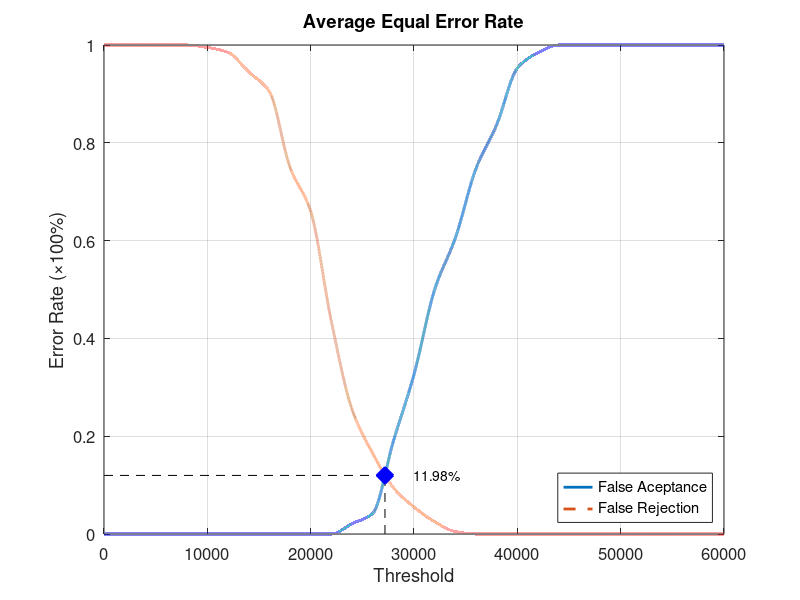
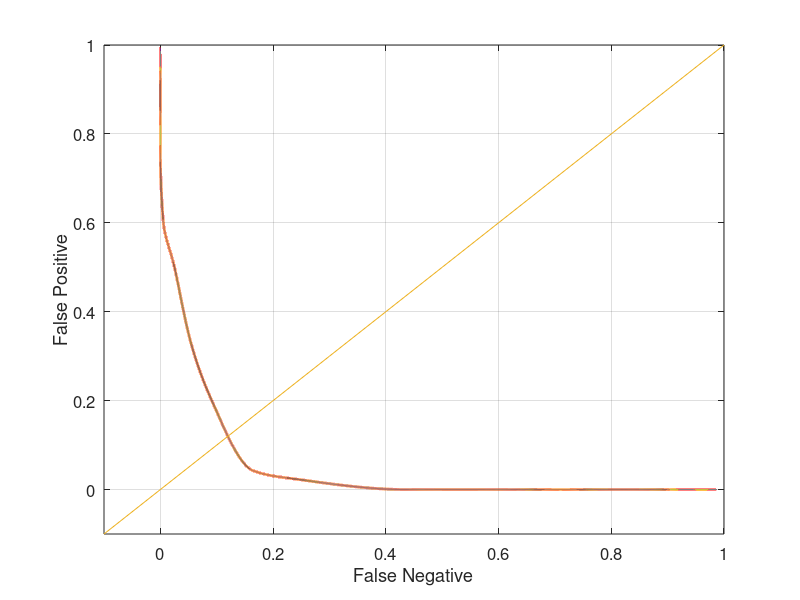

The MATLAB script that drew these images, in order:
function yEER = Database2_4
close all;
clear;
clc;
x = 0:2000:60000;
xq = 0:0.5:60000;

y0 = [0 0 0 0 0 0 0 0 0 0 0 0 0.0210526 0.0421053 0.189474 0.326316 0.5 0.605263 0.747368 0.836842 0.952632 0.984211 1 1 1 1 1 1 1 1 1];
yy0 = interp1(x, y0, xq, 'pchip');
y1 = [1 1 1 1 1 0.995 0.985 0.945 0.905 0.75 0.66 0.435 0.255 0.165 0.095 0.055 0.025 0.005 0 0 0 0 0 0 0 0 0 0 0 0 0];
yy1 = interp1(x, y1, xq, 'pchip');

% Calculating EER: 
y2 = abs(y0 - y1);
find(y2 == min(y2))
yy2 = abs(yy0 - yy1);
xEER = find(yy2 == min(yy2));
xEERIndex = xq(xEER) % X-axis EER
yEER = yy0(xEER) % Y-axis EER

main = figure
plot(xq, yy0,'-','LineWidth', 2);	hold on
plot(xq, yy1,'--','LineWidth', 2);	hold on
plot([xEERIndex xEERIndex], [0 yEER], 'k--');	hold on
plot([0 xEERIndex], [yEER yEER], 'k--');	hold on
plot(xEERIndex, yEER, 'bx', 'LineWidth', 10);	hold on
text(xEERIndex + 10 * xEERIndex / 100, yEER, [num2str(round((10000 * yEER)) / 100) '%'])
legend('False Aceptance', 'False Rejection', 'Location', 'SouthEast')
xlabel('Threshold')
ylabel('Error Rate (\times100%)')
title('Average Equal Error Rate')
set(gca, 'FontSize', 12)
axis([0 60000 0 1])
grid on

print(main, 'Database2_4Main', '-dpng');
FNRxFPR = figure('Color', [1 1 1]);
plot(yy1, yy0, '-', yy1, yy0, 'LineWidth', 2);
hold on
y = -0.1:0.1:1
plot(y, y); 
set(gca, 'FontSize', 12)
xlabel('False Negative')
ylabel('False Positive')
axis([-0.1 1 -0.1 1])
set(gca, 'FontSize', 12)
grid on

print(FNRxFPR, 'Database2_4FNRxFPR','-dpng');
end
